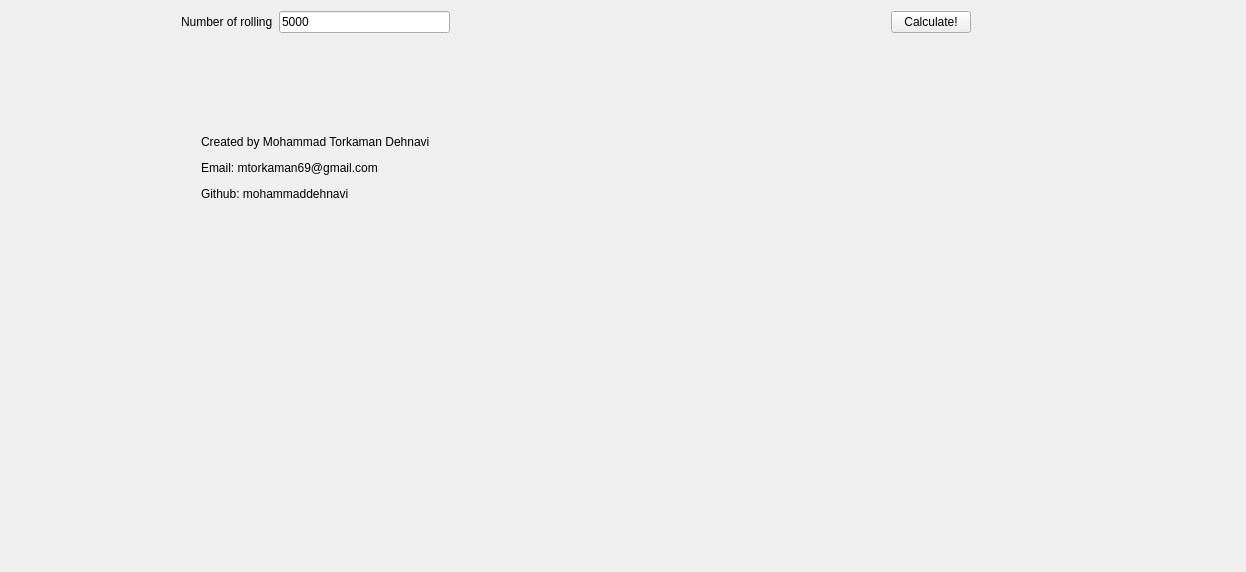
<?xml version="1.0" encoding="UTF-8"?>
<ui version="4.0">
 <class>Form</class>
 <widget class="QWidget" name="Form">
  <property name="geometry">
   <rect>
    <x>0</x>
    <y>0</y>
    <width>1246</width>
    <height>572</height>
   </rect>
  </property>
  <property name="windowTitle">
   <string>Rolling Dice probability</string>
  </property>
  <property name="windowIcon">
   <iconset>
    <normaloff>dice.png</normaloff>dice.png</iconset>
  </property>
  <layout class="QGridLayout" name="gridLayout">
   <item row="0" column="0">
    <layout class="QHBoxLayout" name="horizontalLayout">
     <item>
      <spacer name="horizontalSpacer_2">
       <property name="orientation">
        <enum>Qt::Horizontal</enum>
       </property>
       <property name="sizeHint" stdset="0">
        <size>
         <width>40</width>
         <height>20</height>
        </size>
       </property>
      </spacer>
     </item>
     <item>
      <widget class="QLabel" name="total_label">
       <property name="text">
        <string>Number of rolling</string>
       </property>
      </widget>
     </item>
     <item>
      <widget class="QLineEdit" name="total">
       <property name="text">
        <string>5000</string>
       </property>
      </widget>
     </item>
     <item>
      <spacer name="horizontalSpacer">
       <property name="orientation">
        <enum>Qt::Horizontal</enum>
       </property>
       <property name="sizeHint" stdset="0">
        <size>
         <width>40</width>
         <height>20</height>
        </size>
       </property>
      </spacer>
     </item>
    </layout>
   </item>
   <item row="0" column="1">
    <layout class="QHBoxLayout" name="horizontalLayout_4">
     <item>
      <spacer name="horizontalSpacer_8">
       <property name="orientation">
        <enum>Qt::Horizontal</enum>
       </property>
       <property name="sizeHint" stdset="0">
        <size>
         <width>40</width>
         <height>20</height>
        </size>
       </property>
      </spacer>
     </item>
     <item>
      <widget class="QPushButton" name="button">
       <property name="text">
        <string>Calculate!</string>
       </property>
       <property name="icon">
        <iconset>
         <normaloff>../dice.png</normaloff>../dice.png</iconset>
       </property>
      </widget>
     </item>
     <item>
      <spacer name="horizontalSpacer_9">
       <property name="orientation">
        <enum>Qt::Horizontal</enum>
       </property>
       <property name="sizeHint" stdset="0">
        <size>
         <width>40</width>
         <height>20</height>
        </size>
       </property>
      </spacer>
     </item>
    </layout>
   </item>
   <item row="2" column="0">
    <layout class="QHBoxLayout" name="horizontalLayout_2">
     <item>
      <spacer name="horizontalSpacer_3">
       <property name="orientation">
        <enum>Qt::Horizontal</enum>
       </property>
       <property name="sizeHint" stdset="0">
        <size>
         <width>40</width>
         <height>20</height>
        </size>
       </property>
      </spacer>
     </item>
     <item>
      <widget class="MplWidget" name="MplWidget" native="true"/>
     </item>
     <item>
      <spacer name="horizontalSpacer_4">
       <property name="orientation">
        <enum>Qt::Horizontal</enum>
       </property>
       <property name="sizeHint" stdset="0">
        <size>
         <width>40</width>
         <height>20</height>
        </size>
       </property>
      </spacer>
     </item>
    </layout>
   </item>
   <item row="2" column="1">
    <layout class="QHBoxLayout" name="horizontalLayout_3">
     <item>
      <spacer name="horizontalSpacer_5">
       <property name="orientation">
        <enum>Qt::Horizontal</enum>
       </property>
       <property name="sizeHint" stdset="0">
        <size>
         <width>40</width>
         <height>20</height>
        </size>
       </property>
      </spacer>
     </item>
     <item>
      <widget class="MplWidget_2" name="MplWidget_2" native="true"/>
     </item>
     <item>
      <spacer name="horizontalSpacer_6">
       <property name="orientation">
        <enum>Qt::Horizontal</enum>
       </property>
       <property name="sizeHint" stdset="0">
        <size>
         <width>40</width>
         <height>20</height>
        </size>
       </property>
      </spacer>
     </item>
    </layout>
   </item>
   <item row="1" column="0">
    <layout class="QHBoxLayout" name="horizontalLayout_5">
     <item>
      <spacer name="horizontalSpacer_7">
       <property name="orientation">
        <enum>Qt::Horizontal</enum>
       </property>
       <property name="sizeHint" stdset="0">
        <size>
         <width>40</width>
         <height>20</height>
        </size>
       </property>
      </spacer>
     </item>
     <item>
      <widget class="QLabel" name="label">
       <property name="text">
        <string>&lt;html&gt;&lt;head/&gt;&lt;body&gt;&lt;p&gt;Created by Mohammad Torkaman Dehnavi&lt;/p&gt;&lt;p&gt;Email: mtorkaman69@gmail.com&lt;/p&gt;&lt;p&gt;Github: mohammaddehnavi&lt;/p&gt;&lt;/body&gt;&lt;/html&gt;</string>
       </property>
       <property name="openExternalLinks">
        <bool>true</bool>
       </property>
      </widget>
     </item>
     <item>
      <spacer name="horizontalSpacer_10">
       <property name="orientation">
        <enum>Qt::Horizontal</enum>
       </property>
       <property name="sizeHint" stdset="0">
        <size>
         <width>40</width>
         <height>20</height>
        </size>
       </property>
      </spacer>
     </item>
    </layout>
   </item>
  </layout>
 </widget>
 <customwidgets>
  <customwidget>
   <class>MplWidget</class>
   <extends>QWidget</extends>
   <header>mplwidget.h</header>
   <container>1</container>
  </customwidget>
  <customwidget>
   <class>MplWidget_2</class>
   <extends>QWidget</extends>
   <header location="global">mplwidget_2.h</header>
   <container>1</container>
  </customwidget>
 </customwidgets>
 <resources/>
 <connections/>
</ui>
